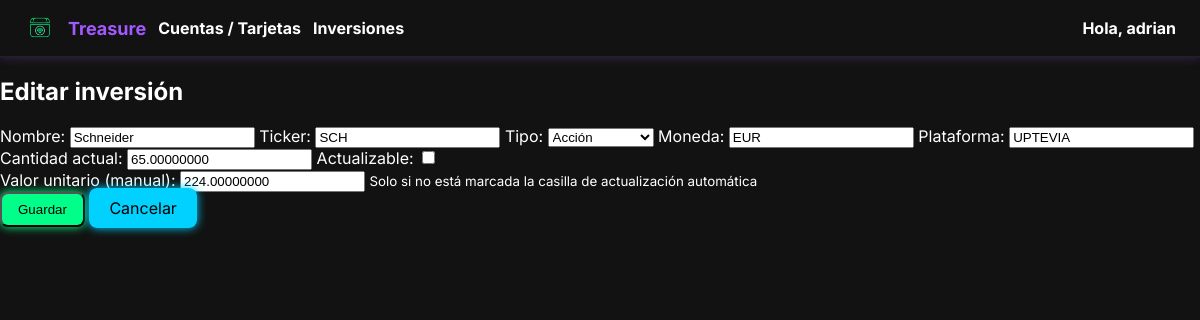
/finanzas/1/editar/ (signed in), run on the app's committed database.
### finanzas/models.py (models this page shows, shortened)
class Inversion(models.Model):
    usuario = models.ForeignKey(User, on_delete=models.CASCADE)
    nombre = models.CharField(max_length=100)
    ticker = models.CharField(max_length=20, blank=True, null=True)
    tipo = models.CharField(max_length=30, choices=TIPOS_INVERSION)
    moneda = models.CharField(max_length=10, default="EUR")
    plataforma = models.CharField(max_length=100, blank=True, null=True)
    cantidad_actual = models.DecimalField(
        max_digits=20, decimal_places=8, default=0,
        help_text="Cantidad actual de activos"
    )
    actualizable = models.BooleanField(
        default=True,
        help_text="Si está marcado, se actualizará el valor automáticamente vía API"
    )
    fecha_creacion = models.DateField(auto_now_add=True)

### finanzas/views.py (the view, shortened to what this page needs)
# urls.py: path('<int:pk>/editar/', views.InversionUpdateView.as_view(), name='editar'),
class InversionUpdateView(LoginRequiredMixin, UpdateView):
    model = Inversion
    form_class = InversionForm
    template_name = 'inversiones/inversion_form.html'
    success_url = reverse_lazy('finanzas:listar')
    def get_queryset(self):
        return Inversion.objects.filter(usuario=self.request.user)

### finanzas/forms.py
class InversionForm(forms.ModelForm):
    valor_unitario_manual = forms.DecimalField(
        required=False,
        label="Valor unitario (manual)",
        help_text="Solo si no está marcada la casilla de actualización automática"
    )
    class Meta:
        model = Inversion
        exclude = ['usuario', 'fecha_creacion']
    def __init__(self, *args, **kwargs):
        super().__init__(*args, **kwargs)
        instance = kwargs.get('instance')
        if instance and not instance.actualizable:
            try:
                self.fields['valor_unitario_manual'].initial = instance.valor_actual.valor_unitario
            except AttributeError:
                pass

### finanzas/context_processors.py (called while the page is built)
def resumen_inversiones_context(request):
    if request.user.is_authenticated:
        resumen = ResumenInversionesMensual.objects.filter(
            usuario=request.user
        ).order_by('-registro__anio', '-registro__mes').first()
    else:
        resumen = None
    return {
        'resumen_inversiones': resumen
    }

### templates/inversiones/inversion_form.html (shortened to what this page needs)
{% extends "base.html" %}
{% block content %}
<div class="panel">
  <h2 class="titulo">{% if form.instance.pk %}Editar inversión{% else %}Nueva inversión{% endif %}</h2>
  <form method="post">
    <div class="formulario">
      {{ form.nombre.label_tag }} {{ form.nombre }}
      {{ form.ticker.label_tag }} {{ form.ticker }}
      {{ form.tipo.label_tag }} {{ form.tipo }}
      {{ form.moneda.label_tag }} {{ form.moneda }}
      {{ form.plataforma.label_tag }} {{ form.plataforma }}
      {{ form.cantidad_actual.label_tag }} {{ form.cantidad_actual }}
      {{ form.actualizable.label_tag }} {{ form.actualizable }}
      <div id="valor-manual-wrapper">
        {{ form.valor_unitario_manual.label_tag }}
        {{ form.valor_unitario_manual }}
        <small>{{ form.valor_unitario_manual.help_text }}</small>
      </div>
    </div>
    <button type="submit" class="btn-glow-primary">Guardar</button>
    <a href="{% url 'finanzas:listar' %}" class="btn-glow-secundario">Cancelar</a>
  </form>
</div>
{% endblock %}

### templates/base.html (shortened to what this page needs)
{% load static %}
<!DOCTYPE html>
<html lang="es">
<head>
    <link rel="stylesheet" href="{% static 'css/main.css' %}">
</head>
<body class="{% block body_class %}{% endblock %}">
    {% if request.user.is_authenticated and not hide_navbar %}
    <nav class="navbar">
        <div class="navbar-left">
            <img src="{% static 'img/logo_treasure_3.png' %}" class="nav-logo" alt="Treasure Logo">
            <span class="nav-title">Treasure</span>
            <div class="nav-user-dropdown">
                <span class="nav-user-toggle">Cuentas / Tarjetas</span>
            </div>
            <div class="nav-user-dropdown">
                <span class="nav-user-toggle">Inversiones</span>
              </div>
        </div>
        <div class="navbar-right">
            <div class="nav-user-dropdown">
                <span class="nav-user-toggle">
                    Hola, <span class="nav-username">{{ request.user.first_name|default:request.user.username }}</span>
                </span>
            </div>
        </div>
    </nav>
    {% endif %}
    {% block content %}
    {% endblock %}
</body>
</html>

### static/css/main.css (style rules this page uses)
:root { --primary-color: #a259ff; --glow: rgba(162, 89, 255, 0.7); --dark-bg: #101010; --input-bg: #1c1c1c; --text-color: #eaeaea; --muted: #888; --border: #333; }
body { margin: 0; padding: 0; font-family: 'Inter', sans-serif; background-color: #121212; color: #fff; }
.navbar { display: flex; justify-content: space-between; align-items: center; background-color: #121212; padding: 12px 24px; box-shadow: 0 0 10px rgba(162, 89, 255, 0.3); border-bottom: 1px solid #222; }
.navbar-left { display: flex; align-items: center; gap: 12px; }
.nav-logo { height: 32px; width: auto; }
.nav-title { font-size: 18px; color: var(--primary-color); font-weight: bold; }
.navbar-right { display: flex; align-items: center; gap: 20px; }
.nav-user-dropdown { position: relative; display: inline-block; }
.nav-user-toggle { cursor: pointer; color: #fff; font-weight: bold; }
.btn-glow-primary { background-color: #00ff88; color: black; padding: 8px 16px; border-radius: 8px; box-shadow: 0 0 10px #00ff88; text-decoration: none; }
.btn-glow-secundario { background-color: #00d1ff; color: black; padding: 8px 16px; border-radius: 8px; box-shadow: 0 0 10px #00d1ff; text-decoration: none; }
.btn-glow-secundario { background-color: #00d1ff; color: black; padding: 10px 20px; border-radius: 8px; box-shadow: 0 0 10px #00d1ff; text-decoration: none; }

### data on the page
Inversion: nombre "Schneider", ticker "SCH", tipo "Acción", moneda "EUR", plataforma "UPTEVIA", cantidad_actual "65.00000000"

### other printed values
{{ request.user.first_name|default:request.user.username }} "adrian"
